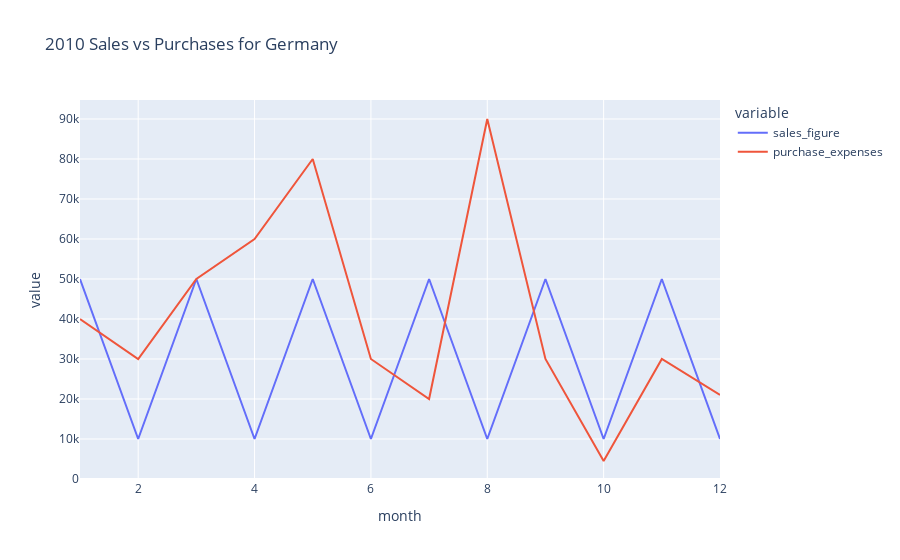
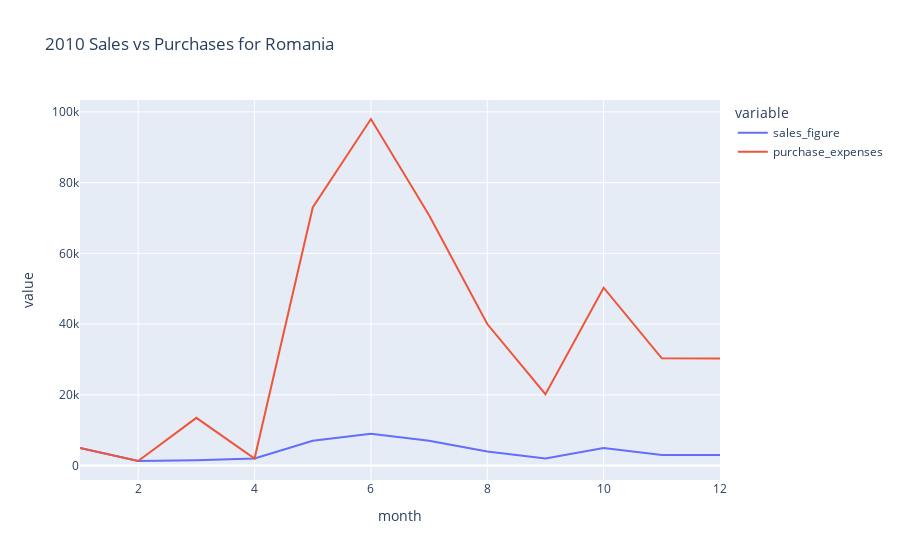

Write notebook code for charts like these, in order.
### Code cell
# Same as above but using plotly
germany_fig = px.line(germany_2010_df, x='month', y=['sales_figure', 'purchase_expenses'],title='2010 Sales vs Purchases for Germany')
germany_fig.show()

romania_fig = px.line(romania_2010_df, x='month', y=['sales_figure', 'purchase_expenses'],title='2010 Sales vs Purchases for Romania')
romania_fig.show()

### Figure 1 — Plotly figure (JSON) as saved in the notebook; plotly's stock layout.template omitted (floating-point values rounded to 4 significant figures)
{"data": [{"hovertemplate": "variable=sales_figure<br>month=%{x}<br>value=%{y}<extra></extra>", "legendgroup": "sales_figure", "line": {"color": "#636efa", "dash": "solid"}, "marker": {"symbol": "circle"}, "mode": "lines", "name": "sales_figure", "orientation": "v", "showlegend": true, "type": "scatter", "x": [1, 2, 3, 4, 5, 6, 7, 8, 9, 10, 11, 12], "xaxis": "x", "y": [50000, 10000, 50000, 10000, 50000, 10000, 50000, 10000, 50000, 10000, 50000, 10000], "yaxis": "y"}, {"hovertemplate": "variable=purchase_expenses<br>month=%{x}<br>value=%{y}<extra></extra>", "legendgroup": "purchase_expenses", "line": {"color": "#EF553B", "dash": "solid"}, "marker": {"symbol": "circle"}, "mode": "lines", "name": "purchase_expenses", "orientation": "v", "showlegend": true, "type": "scatter", "x": [1, 2, 3, 4, 5, 6, 7, 8, 9, 10, 11, 12], "xaxis": "x", "y": [40000, 30000, 50000, 60000, 80000, 30000, 20000, 90000, 30000, 4500, 30000, 21000], "yaxis": "y"}], "layout": {"legend": {"title": {"text": "variable"}, "tracegroupgap": 0}, "title": {"text": "2010 Sales vs Purchases for Germany"}, "xaxis": {"anchor": "y", "domain": [0, 1], "title": {"text": "month"}}, "yaxis": {"anchor": "x", "domain": [0, 1], "title": {"text": "value"}}}}

### Figure 2 — Plotly figure (JSON) as saved in the notebook; plotly's stock layout.template omitted (floating-point values rounded to 4 significant figures)
{"data": [{"hovertemplate": "variable=sales_figure<br>month=%{x}<br>value=%{y}<extra></extra>", "legendgroup": "sales_figure", "line": {"color": "#636efa", "dash": "solid"}, "marker": {"symbol": "circle"}, "mode": "lines", "name": "sales_figure", "orientation": "v", "showlegend": true, "type": "scatter", "x": [1, 2, 3, 4, 5, 6, 7, 8, 9, 10, 11, 12], "xaxis": "x", "y": [5000, 1300, 1500, 2000, 7000, 9000, 7000, 4000, 2000, 5000, 3020, 3000], "yaxis": "y"}, {"hovertemplate": "variable=purchase_expenses<br>month=%{x}<br>value=%{y}<extra></extra>", "legendgroup": "purchase_expenses", "line": {"color": "#EF553B", "dash": "solid"}, "marker": {"symbol": "circle"}, "mode": "lines", "name": "purchase_expenses", "orientation": "v", "showlegend": true, "type": "scatter", "x": [1, 2, 3, 4, 5, 6, 7, 8, 9, 10, 11, 12], "xaxis": "x", "y": [5000, 1300, 13500, 2000, 73000, 98000, 70800, 40030, 20200, 50300, 30320, 30300], "yaxis": "y"}], "layout": {"legend": {"title": {"text": "variable"}, "tracegroupgap": 0}, "title": {"text": "2010 Sales vs Purchases for Romania"}, "xaxis": {"anchor": "y", "domain": [0, 1], "title": {"text": "month"}}, "yaxis": {"anchor": "x", "domain": [0, 1], "title": {"text": "value"}}}}
